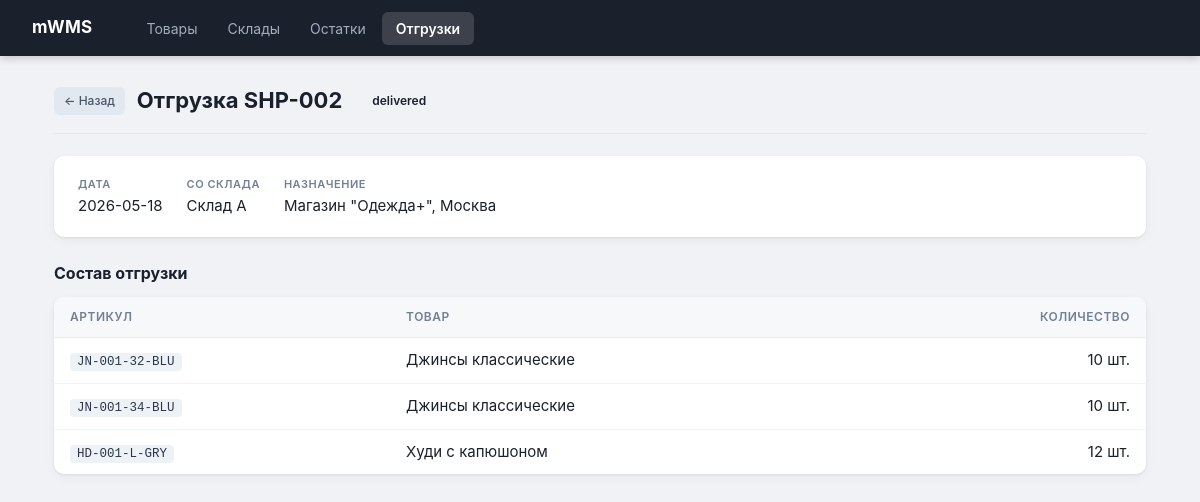
/shipments/2, run on the app's committed database.
### tables this page shows
CREATE TABLE shipments (
    id               INTEGER PRIMARY KEY AUTOINCREMENT,
    shipment_number  TEXT NOT NULL UNIQUE,
    shipment_date    TEXT NOT NULL DEFAULT (date('now')),
    warehouse_id     INTEGER NOT NULL REFERENCES warehouses(id),
    destination      TEXT NOT NULL,
    status           TEXT NOT NULL DEFAULT 'confirmed'
                         CHECK(status IN ('confirmed', 'in_transit', 'delivered', 'archived')),
    comment          TEXT
);

CREATE TABLE warehouses (
    id          INTEGER PRIMARY KEY AUTOINCREMENT,
    name        TEXT NOT NULL,
    address     TEXT,
    description TEXT
);

CREATE TABLE shipment_items (
    id          INTEGER PRIMARY KEY AUTOINCREMENT,
    shipment_id INTEGER NOT NULL REFERENCES shipments(id),
    product_id  INTEGER NOT NULL REFERENCES products(id),
    quantity    INTEGER NOT NULL CHECK(quantity > 0)
);

CREATE TABLE products (
    id         INTEGER PRIMARY KEY AUTOINCREMENT,
    sku        TEXT    NOT NULL UNIQUE,   -- артикул
    name       TEXT    NOT NULL,
    size       TEXT,                      -- размер: S, M, L, XL и т.п.
    color      TEXT,                      -- цвет
    image_url  TEXT,                      -- ссылка на картинку (заполним потом)
    created_at TEXT    DEFAULT (date('now'))
);

### app.py (the view)
@app.route('/shipments/<int:shipment_id>')
def shipment_detail(shipment_id):
    db = get_db()
    shipment = db.execute('''
        SELECT sh.*, w.name AS warehouse_name
        FROM shipments sh
        JOIN warehouses w ON sh.warehouse_id = w.id
        WHERE sh.id = ?
    ''', (shipment_id,)).fetchone()
    items = db.execute('''
        SELECT p.name AS product, p.sku, si.quantity
        FROM shipment_items si
        JOIN products p ON si.product_id = p.id
        WHERE si.shipment_id = ?
    ''', (shipment_id,)).fetchall()
    return render_template('shipment_detail.html', shipment=shipment, items=items)

### app.py (called while the page is built)
def get_db():
    if 'db' not in g:
        conn = sqlite3.connect(DB_PATH)
        conn.row_factory = sqlite3.Row  # строки доступны по имени колонки
        g.db = conn
    return g.db

### templates/shipment_detail.html (shortened to what this page needs)
{% extends "base.html" %}
{% block content %}
<div class="page-header">
    <a href="{{ url_for('shipments') }}" class="btn btn-sm btn-back">← Назад</a>
    <h1>Отгрузка {{ shipment.shipment_number }}</h1>
    <span class="status status-{{ shipment.status }}" style="margin-left:8px">
        {% if shipment.status == 'draft' %}Черновик
        {% elif shipment.status == 'confirmed' %}Подтверждена
        {% elif shipment.status == 'shipped' %}Отгружена
        {% elif shipment.status == 'cancelled' %}Отменена
        {% else %}{{ shipment.status }}{% endif %}
    </span>
</div>
<div class="card" style="margin-bottom:24px">
    <div class="detail-grid">
        <div class="detail-item">
            <span class="detail-label">Дата</span>
            <span class="detail-value">{{ shipment.shipment_date }}</span>
        </div>
        <div class="detail-item">
            <span class="detail-label">Со склада</span>
            <span class="detail-value">{{ shipment.warehouse_name }}</span>
        </div>
        <div class="detail-item">
            <span class="detail-label">Назначение</span>
            <span class="detail-value">{{ shipment.destination }}</span>
        </div>
    </div>
</div>
<h2 style="font-size:16px; margin-bottom:12px">Состав отгрузки</h2>
<table>
    <thead>
        <tr>
            <th>Артикул</th>
            <th>Товар</th>
            <th style="text-align:right">Количество</th>
        </tr>
    </thead>
    <tbody>
        {% for item in items %}
        <tr>
            <td><code>{{ item.sku }}</code></td>
            <td>{{ item.product }}</td>
            <td style="text-align:right">{{ item.quantity }} шт.</td>
        </tr>
        {% else %}
        <tr>
            <td colspan="3" class="empty">Позиций нет</td>
        </tr>
        {% endfor %}
    </tbody>
</table>
{% endblock %}

### static/css/style.css (style rules this page uses)
* { box-sizing: border-box; margin: 0; padding: 0; }
body { font-family: -apple-system, BlinkMacSystemFont, 'Segoe UI', sans-serif; background: #f0f2f5; color: #1a202c; font-size: 15px; line-height: 1.5; }
.page-header { display: flex; align-items: center; gap: 12px; margin-bottom: 22px; padding-bottom: 16px; border-bottom: 1px solid #e2e8f0; }
.page-header h1 { font-size: 22px; font-weight: 700; }
table { width: 100%; border-collapse: collapse; background: #fff; border-radius: 10px; overflow: hidden; box-shadow: 0 1px 3px rgba(0, 0, 0, 0.07), 0 4px 12px rgba(0, 0, 0, 0.04); }
thead { background: #f7f8fa; }
th { text-align: left; padding: 11px 16px; font-size: 12px; font-weight: 600; color: #718096; text-transform: uppercase; letter-spacing: 0.5px; border-bottom: 1px solid #e8ecf0; }
td { padding: 11px 16px; border-bottom: 1px solid #f0f4f8; vertical-align: middle; }
tbody tr:last-child td { border-bottom: none; }
code { background: #edf2f7; padding: 2px 7px; border-radius: 4px; font-size: 12.5px; font-family: 'Courier New', monospace; color: #2d3748; }
.status { display: inline-block; padding: 3px 10px; border-radius: 20px; font-size: 12px; font-weight: 600; white-space: nowrap; }
.card { background: #fff; border-radius: 10px; padding: 20px 24px; margin-bottom: 20px; box-shadow: 0 1px 3px rgba(0, 0, 0, 0.07), 0 4px 12px rgba(0, 0, 0, 0.04); }
.btn { display: inline-flex; align-items: center; gap: 6px; padding: 8px 16px; border-radius: 7px; font-size: 14px; font-weight: 500; cursor: pointer; border: none; text-decoration: none; transition: opacity 0.15s, transform 0.1s; white-space: nowrap; }
.btn-sm { padding: 5px 10px; font-size: 12px; border-radius: 6px; }
.btn-back { background: #e2e8f0; color: #4a5568; }
.detail-grid { display: flex; flex-wrap: wrap; gap: 24px; }
.detail-item { display: flex; flex-direction: column; gap: 2px; }
.detail-label { font-size: 11px; font-weight: 600; color: #718096; text-transform: uppercase; letter-spacing: 0.5px; }
.detail-value { font-size: 15px; color: #1a202c; }

### data on the page
shipments: shipment_number "SHP-002", status "delivered", shipment_date "2026-05-18", destination "Магазин \"Одежда+\", Москва"
warehouses: warehouse_name "Склад А"
shipment_items: sku "JN-001-32-BLU", product "Джинсы классические", quantity "10"
shipment_items: sku "JN-001-34-BLU", product "Джинсы классические", quantity "10"
shipment_items: sku "HD-001-L-GRY", product "Худи с капюшоном", quantity "12"
